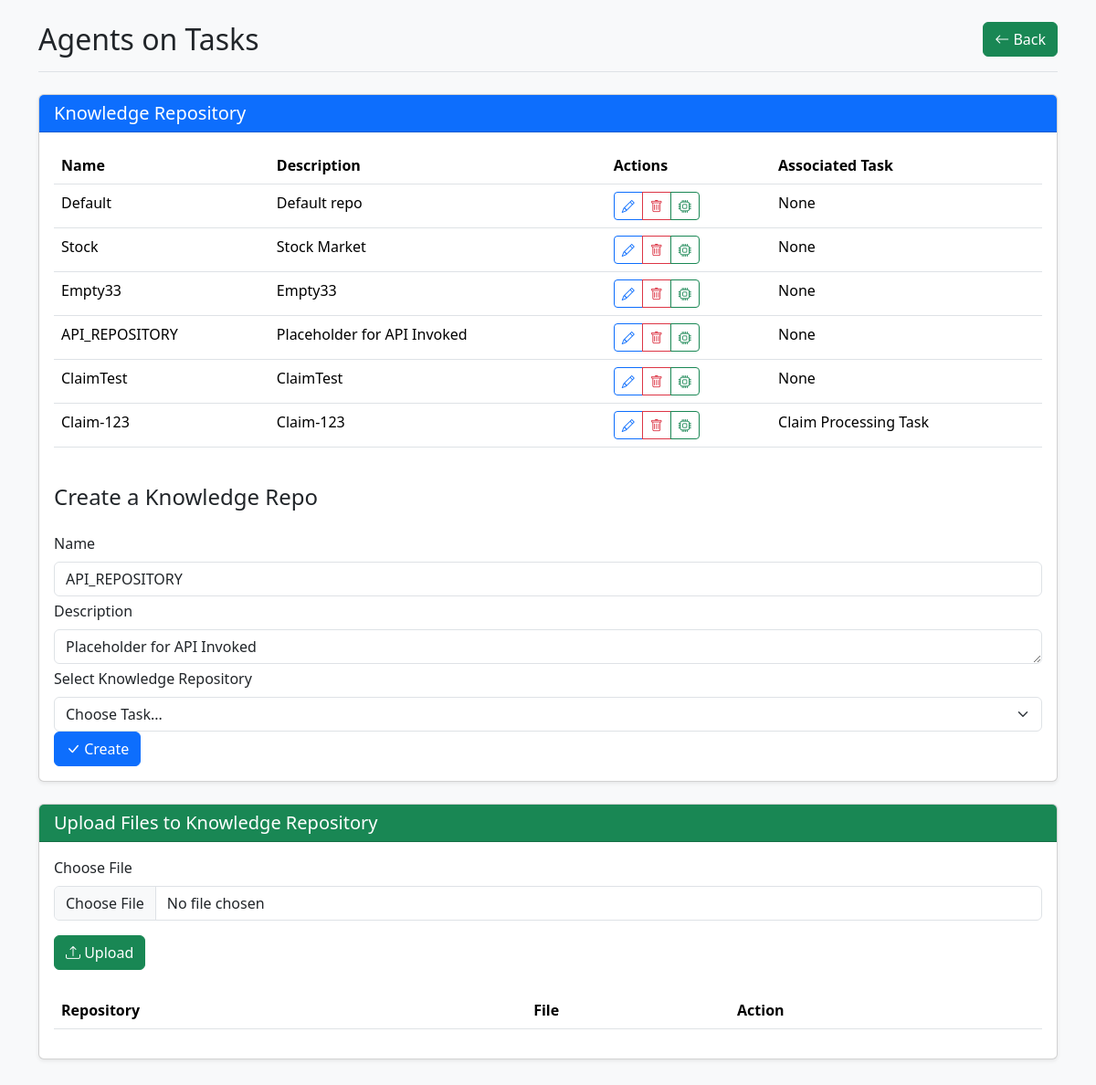
Page /knowledgerep/edit/17 on the committed database.
### agentoapp/models.py (models this page shows)
class KnowledgeRep(models.Model):
    name = models.CharField(max_length=24,unique=True)
    description = models.CharField(max_length=128)
    associated_task = models.ForeignKey(Task,on_delete=models.SET_NULL,null=True,blank=True)
    def __str__(self):
        return str(self.name)

class Task(models.Model):
    name = models.CharField(max_length=100)
    description = models.CharField(max_length=100)
    def __str__(self):
        return self.name

### agentoapp/views.py (the view, shortened to what this page needs)
# urls.py: path('knowledgerep/<str:action>/<int:id>', name='knowledgerep',view=knowledgerep),
def knowledgerep(request,action,id):
    print(request,action,id)
    krep = KnowledgeRep.objects.all()
    krepf = KnowledgeRepFiles.objects.all()
    krepo = None
    tasks = Task.objects.all()
    if action == 'edit' and request.method == 'GET' and id:
        krepo = KnowledgeRep.objects.get(id=id)
        krepf = KnowledgeRepFiles.objects.filter(Knowledge_rep=krepo)
    if action == 'delete' and request.method == 'GET' and id:
        krepof = KnowledgeRepFiles.objects.get(id=id)
        krepof.delete()
        return redirect('/knowledgerep/create/0')
    if action == 'deletekrep' and request.method == 'GET' and id:
        krepo = KnowledgeRep.objects.get(id=id)
        krepo.delete()
        return redirect('/knowledgerep/create/0')
    if action == 'delete' and request.method == 'GET' and id:
        krepof = KnowledgeRepFiles.objects.get(id=id)
        krepof.delete()
        return redirect('/knowledgerep/create/0')
    return render(request,'agentoapp/knowledgerep.html',context={'krep':krep,'krepf':krepf,'krepo':krepo,'action':action,'id':id, 'tasks':tasks})

### agentoapp/templates/agentoapp/knowledgerep.html (shortened to what this page needs)
<!DOCTYPE html>
<html lang="en">
<head>
    <link href="https://cdn.jsdelivr.net/npm/bootstrap@5.3.3/dist/css/bootstrap.min.css" rel="stylesheet">
    <link rel="stylesheet" href="https://cdn.jsdelivr.net/npm/bootstrap-icons@1.11.3/font/bootstrap-icons.min.css">
</head>
<body class="bg-light">
    <div class="container py-4">
        <header class="border-bottom pb-3 mb-4">
            <div class="d-flex justify-content-between align-items-center">
                <h1 class="h2 mb-0">Agents on Tasks</h1>
                <a class="btn btn-success" href="{% url 'agentoapp:index' %}">
                    <i class="bi bi-arrow-left"></i> Back
                </a>
            </div>
        </header>
        <div class="row mb-4">
            <div class="col">
                <div class="card shadow-sm">
                    <div class="card-header bg-primary text-white">
                        <h3 class="h5 mb-0">Knowledge Repository</h3>
                    </div>
                    <div class="card-body">
                        <div class="table-responsive mb-4">
                            <table class="table table-hover">
                                <thead>
                                    <tr>
                                        <th>Name</th>
                                        <th>Description</th>
                                        <th>Actions</th>
                                        <th>Associated Task</th>
                                    </tr>
                                </thead>
                                <tbody>
                                    {% for k in krep %}
                                    <tr>
                                        <td>{{k.name}}</td>
                                        <td>{{k.description}}</td>
                                        <td>
                                            <div class="btn-group">
                                                <a href="{% url 'agentoapp:knowledgerep' action='edit' id=k.id %}" class="btn btn-sm btn-outline-primary">
                                                    <i class="bi bi-pencil"></i>
                                                </a>
                                                <a href="{% url 'agentoapp:knowledgerep' action='deletekrep' id=k.id %}" class="btn btn-sm btn-outline-danger" onclick="return confirm('Delete this file?');">
                                                    <i class="bi bi-trash"></i>
                                                </a>
                                                <a href="{% url 'agentoapp:knowledgerep' action='vectorize' id=k.id %}" class="btn btn-sm btn-outline-success" onclick="return confirm('Vectorize this repository?');">
                                                    <i class="bi bi-cpu"></i>
                                                </a>
                                            </div>
                                        </td>
                                        <td>{{k.associated_task}}</td>
                                    </tr>
                                    {% endfor %}
                                </tbody>
                            </table>
                        </div>
                        <h4 class="card-title mb-4">Create a Knowledge Repo</h4>
                        <form method="POST" action="{% url 'agentoapp:knowledgerep' action=action id=id %}" class="needs-validation">
                            <div class="mb-1">
                                <label for="name" class="form-label">Name</label>
                                <input type="text" class="form-control" name="name" id="name" value="{{krepo.name}}" required>
                            </div>
                            <div class="mb-1">
                                <label for="description" class="form-label">Description</label>
                                <textarea class="form-control" name="description" id="description" rows="1">{{krepo.description}}</textarea>
                            </div>
                            <label for="associated_task" class="form-label">Select Knowledge Repository</label>
                            <select class="form-select" id="associated_task" name="associated_task">
                                <option value="">Choose Task...</option>
                            </select>
                            <button type="submit" class="btn btn-primary">
                                <i class="bi bi-check-lg"></i> Create
                            </button>
                        </form>
                    </div>
                </div>
            </div>
        </div>
        <div class="row mb-4">
            <div class="col">
                <div class="card shadow-sm">
                    <div class="card-header bg-success text-white">
                        <h3 class="h5 mb-0">Upload Files to Knowledge Repository</h3>
                    </div>
                    <div class="card-body">
                        <form method="post" enctype="multipart/form-data" action="{% url 'agentoapp:knowledgerep' action='upload' id=id %}" class="mb-4">
                            <div class="mb-3">
                                <label for="file" class="form-label">Choose File</label>
                                <input type="file" class="form-control" id="file" name="file" required>
                            </div>
                            <button type="submit" class="btn btn-success">
                                <i class="bi bi-upload"></i> Upload
                            </button>
                        </form>
                        <div class="table-responsive">
                            <table class="table table-hover">
                                <thead>
                                    <tr>
                                        <th>Repository</th>
                                        <th>File</th>
                                        <th>Action</th>
                                    </tr>
                                </thead>
                            </table>
                        </div>
                    </div>
                </div>
            </div>
        </div>
    </div>
</body>
</html>

### rows in the picture
KnowledgeRep: name "Default", description "Default repo", associated_task "None"
KnowledgeRep: name "Stock", description "Stock Market", associated_task "None"
KnowledgeRep: name "Empty33", description "Empty33", associated_task "None"
KnowledgeRep: name "API_REPOSITORY", description "Placeholder for API Invoked", associated_task "None"
KnowledgeRep: name "ClaimTest", description "ClaimTest", associated_task "None"
KnowledgeRep: name "Claim-123", description "Claim-123", associated_task "Claim Processing Task"
